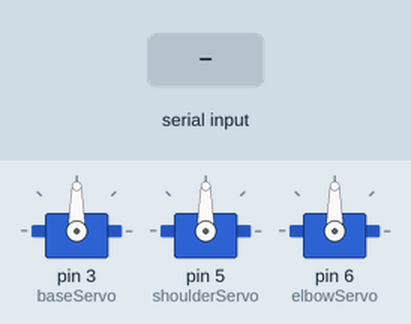
Recording of a sketch running on a simulated Arduino Uno, built with avr-gcc and run on an emulated ATmega328P. Shown: 3 × servo. Inputs (shaded band) come from the test bench.

Above: at 1.2 s.
1.3 s: "90,45\n" received over Serial
At 2.6 s:
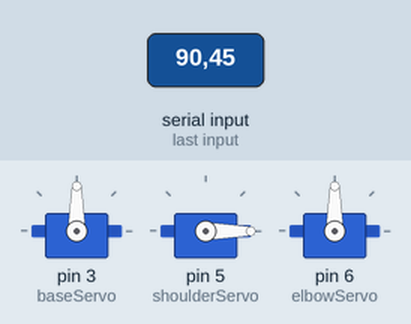
3.4 s: "5\n" received over Serial
At 3.85 s:
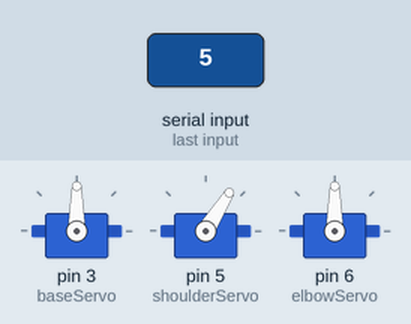
5.5 s: "30,150\n" received over Serial
At 5.66 s:
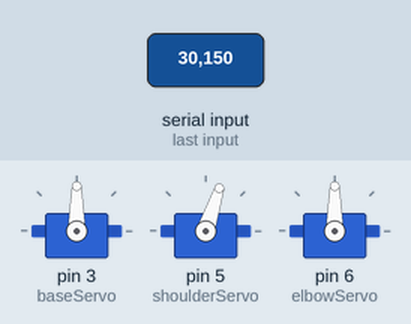
7.6 s: "90\n" received over Serial
At 7.75 s:
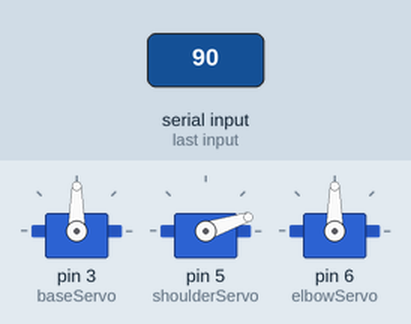
Timing chart, 0 to 10.6 s (numbered marks = the images above; inputs shaded):
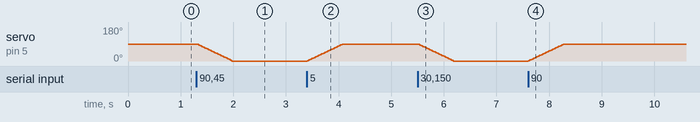

Measured:
- after the input at 1.3 s, servo on pin 5 (shoulderServo): moves from 90° to 0° over 0.66 s, starting at once
- after the input at 3.4 s, servo on pin 5 (shoulderServo): moves from 0° to 90° over 0.66 s, starting at once
- after the input at 5.5 s, servo on pin 5 (shoulderServo): moves from 90° to 0° over 0.66 s, starting at once
- after the input at 7.6 s, servo on pin 5 (shoulderServo): moves from 0° to 90° over 0.66 s, starting at once

The sketch:

Arduino_Code.ino
```cpp
#include <Servo.h>

Servo baseServo;
Servo shoulderServo;
Servo elbowServo;

float currentBase = 90;
float currentShoulder = 90;
float currentElbow = 90;

unsigned long lastUpdate = 0;
const int updateInterval = 15;

float speedMultiplier = 1.0;
const float baseStepSize = 2.0;

const int triggerThreshold = 0.99;

bool leftTriggerHeld = false;
bool rightTriggerHeld = false;


void setup() {
  Serial.begin(9600);
  baseServo.attach(3);
  shoulderServo.attach(5);
  elbowServo.attach(6);
}

void loop() {
  static float targetBase = 90;
  static float targetShoulder = 90;
  static float targetElbow = 90;

  if (Serial.available()) {
    String packet = Serial.readStringUntil('\n');
    float values[13];
    int start = 0;
    int commaIndex = 0;
    for (int i = 0; i < 13; i++) {
      commaIndex = packet.indexOf(',', start);
      if (commaIndex == -1) commaIndex = packet.length();
      values[i] = packet.substring(start, commaIndex).toFloat();
      start = commaIndex + 1;
    }

    // Read triggers from values[]
    float leftTriggerValue = values[5];
    float rightTriggerValue = values[4];

    leftTriggerHeld = (leftTriggerValue > triggerThreshold);
    rightTriggerHeld = (rightTriggerValue > triggerThreshold);
    bool baseHold = leftTriggerHeld && rightTriggerHeld;

    // Only update base target if not holding
    if (!baseHold) {
      float baseInput = values[5] - values[4];
      targetBase = constrain(map(baseInput * 100, -100, 100, 0, 180), 0, 180);
    }

    targetShoulder = constrain(map(-values[1] * 100, -100, 100, 0, 180), 0, 180);
    targetElbow = constrain(map(-values[3] * 100, -100, 100, 0, 180), 0, 180);
  }

  if (millis() - lastUpdate >= updateInterval) {
  float step = baseStepSize * speedMultiplier;

  if (!(leftTriggerHeld && rightTriggerHeld)) {
    currentBase = moveToward(currentBase, targetBase, step);
    baseServo.write(currentBase);
  }

  currentShoulder = moveToward(currentShoulder, targetShoulder, step);
  currentElbow = moveToward(currentElbow, targetElbow, step);

  shoulderServo.write(currentShoulder);
  elbowServo.write(currentElbow);

  lastUpdate = millis();
}

}


float moveToward(float current, float target, float step) {
  if (abs(target - current) <= step) return target;
  return current + (target > current ? step : -step);
}
```
